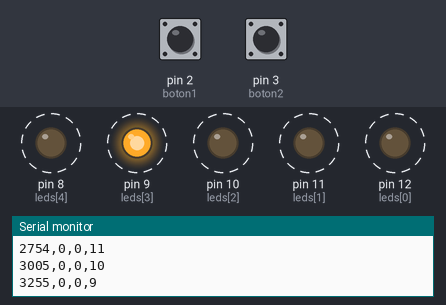
A sketch run on a simulated Arduino Uno, built with avr-gcc and run on an emulated ATmega328P. On the bench: output pins drawn as LEDs (lit = HIGH), the last lines printed to the serial monitor. Dashed ring = blinking. Inputs (shaded band) come from the test bench; at power-on: pin 2 (boton1) HIGH, pin 3 (boton2) HIGH.

Above: at 3.3 s.
3.4 s: pin 2 (boton1) pulled LOW for 3.2 s
At 3.63 s:
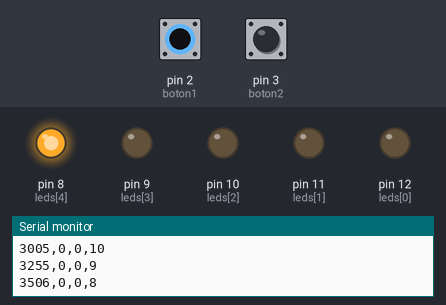
At 7.1 s:
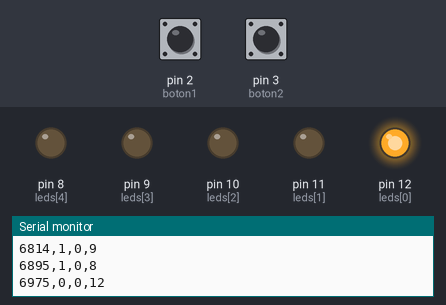
Timing chart, 0 to 14.1 s (numbered marks = the images above; inputs shaded):
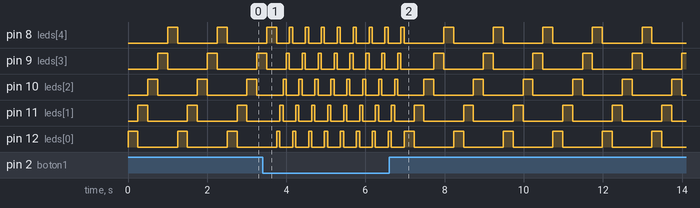

The sketch:

Blink_5salidas_2entradas.ino
```cpp
/*
  Blink con cinco salidas y dos entradas - Arduino UNO R3
  Internet de las Cosas - Institución Universitaria Politécnico Grancolombiano
  Autores: Jonatan Felipe Carabalí Victoria, Leidy Vanesa Trujillo Correa,
           Cristian Camilo Díaz Rojas

  Funcionamiento:
  - Cinco LED (pines 12, 11, 10, 9, 8) se encienden uno tras otro (barrido).
  - Pulsador 1 (pin 2): mientras se mantiene presionado, la secuencia se acelera
    (espera de 80 ms en lugar de 250 ms).
  - Pulsador 2 (pin 3): mientras se mantiene presionado, la secuencia se invierte
    (de 8 a 12 en lugar de 12 a 8).
  - En cada paso se envía al Monitor Serie (9600 baudios) una línea CSV:
    tiempo_ms, estado pulsador 1, estado pulsador 2, pin del LED encendido.

  Conexiones:
  - Cada LED: pin digital -> resistencia de 220 ohm -> ánodo del LED; cátodo a GND.
  - Cada pulsador: entre su pin (2 o 3) y GND. Se usa INPUT_PULLUP, por lo que
    la entrada vale HIGH en reposo y LOW al presionar.
*/

int leds[5] = {12, 11, 10, 9, 8};  // pines de los cinco LED (salidas)
int boton1 = 2;                    // pulsador 1: acelera la secuencia
int boton2 = 3;                    // pulsador 2: invierte el sentido

void setup() {
  for (int i = 0; i < 5; i++) {
    pinMode(leds[i], OUTPUT);       // configura los LED como salidas
  }
  pinMode(boton1, INPUT_PULLUP);    // pulsadores con resistencia pull-up interna
  pinMode(boton2, INPUT_PULLUP);
  Serial.begin(9600);
  Serial.println("tiempo_ms,B1,B2,LED");  // encabezado del CSV
}

void loop() {
  // Lectura de las entradas (LOW = presionado por el pull-up)
  bool b1 = (digitalRead(boton1) == LOW);
  bool b2 = (digitalRead(boton2) == LOW);
  int espera = b1 ? 80 : 250;       // tiempo que permanece encendido cada LED (ms)

  for (int i = 0; i < 5; i++) {
    int k = b2 ? (4 - i) : i;       // sentido normal o invertido
    digitalWrite(leds[k], HIGH);

    // Registro de la medición en el Monitor Serie
    Serial.print(millis());
    Serial.print(",");
    Serial.print(b1);
    Serial.print(",");
    Serial.print(b2);
    Serial.print(",");
    Serial.println(leds[k]);

    delay(espera);
    digitalWrite(leds[k], LOW);
  }
}
```
